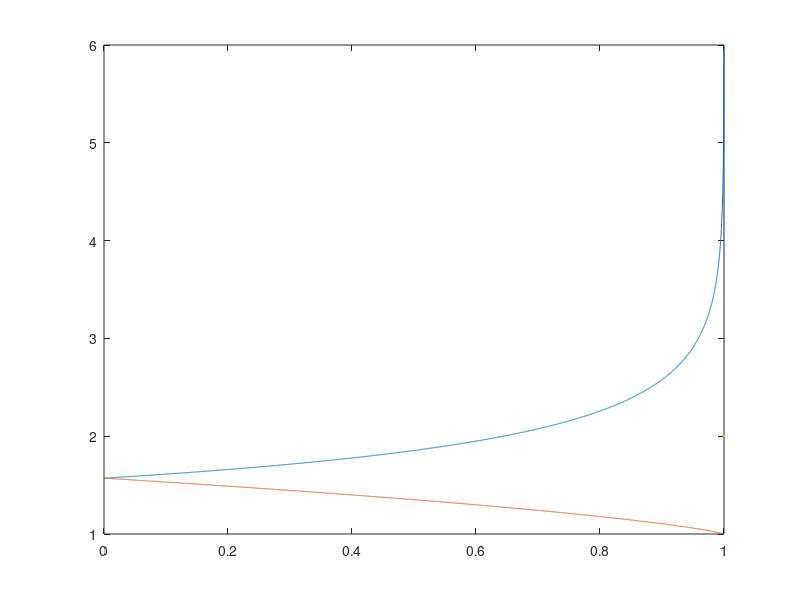

MATLAB code to generate this figure: (Note: this script raises an error after producing the figure.)
figure
m = 0 : .0001 : 1;
% MATLAB takes the parameter m. The note defines K and E using the modulus k.
[K, E] = ellipke(m);

lincomp(plot(m, K, m, E, LineWidth=2), ylim=[0 3])

grid on
xlabel('$m=k^2$', Interpreter='latex')
ylim([0 3])
text(0, pi/2, "$\pi/2~$", Interpreter="latex", HorizontalAlignment="right")
yticks(0:3)

pad_legend(legend(["$K(k)$", "$E(k)$"], Interpreter='latex', Location='southeast'));

set(gcf, Position=[200 200 700 400])

exportgraphics(gca, '../ellipseKE.pdf', ContentType='vector', BackgroundColor='none')
